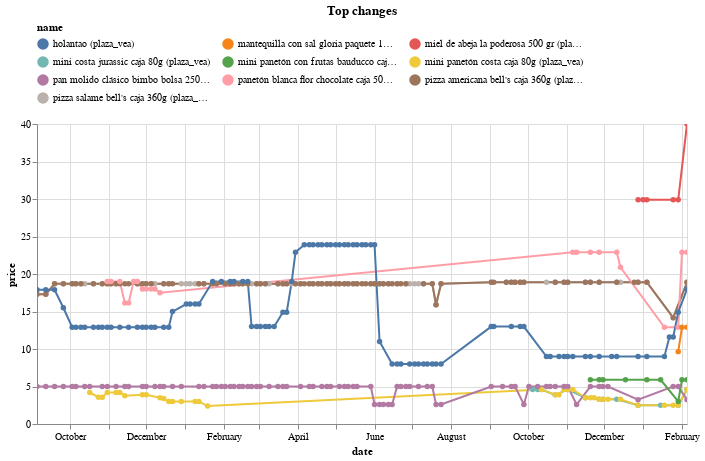

Notebook source saved alongside this figure:
### Code cell
top_changes.head(10).pipe(plot_changes, 'Top changes')

### Figure 1 — Vega-Lite specification as saved in the notebook (floating-point values rounded to 4 significant figures; data arrays with more than 128 entries replaced by an {"elided": "..."} marker saying what was removed)
{"config": {"view": {"continuousWidth": 300, "continuousHeight": 300}, "legend": {"columns": 3, "orient": "top"}}, "data": {"name": "data-4e13279a3f136f7b47436ce9703b7f80"}, "mark": {"type": "line", "point": true}, "encoding": {"color": {"field": "name", "scale": {"domain": ["holantao (plaza_vea)", "mantequilla con sal gloria paquete 180g (plaza_vea)", "miel de abeja la poderosa 500 gr (plaza_vea)", "mini costa jurassic caja 80g (plaza_vea)", "mini panetón con frutas bauducco caja 80g (plaza_vea)", "mini panetón costa caja 80g (plaza_vea)", "pan molido clásico bimbo bolsa 250g (plaza_vea)", "panetón blanca flor chocolate caja 500g (plaza_vea)", "pizza americana bell's caja 360g (plaza_vea)", "pizza salame bell's caja 360g (plaza_vea)"]}, "type": "nominal"}, "tooltip": [{"field": "name", "type": "nominal"}, {"field": "price", "type": "quantitative"}, {"field": "last_price", "type": "quantitative"}], "x": {"field": "date", "type": "temporal"}, "y": {"field": "price", "type": "quantitative"}}, "params": [{"name": "param_1", "select": {"type": "point", "fields": ["name"]}, "bind": "legend"}, {"name": "param_2", "select": {"type": "interval", "encodings": ["x", "y"]}, "bind": "scales"}], "title": "Top changes", "transform": [{"filter": {"param": "param_1"}}], "width": 650, "$schema": "https://vega.github.io/schema/vega-lite/v5.16.3.json", "datasets": {"data-4e13279a3f136f7b47436ce9703b7f80": {"elided": "444 records"}}}
